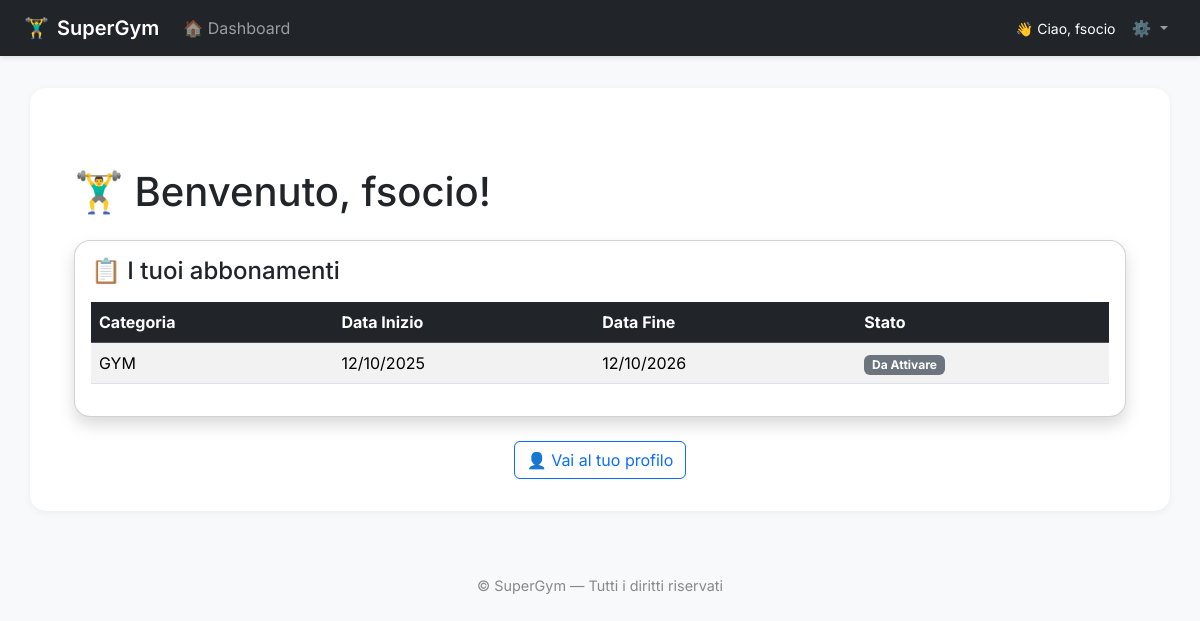
The app's page /dashboard/ (signed in), older data.
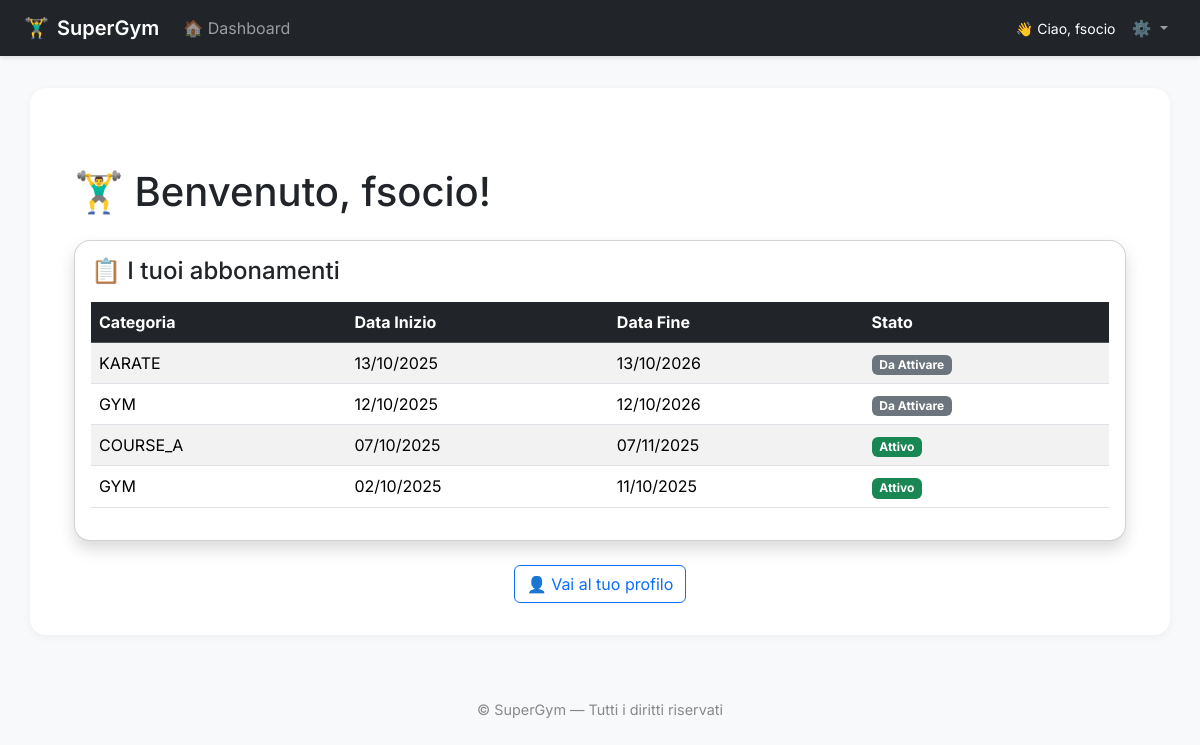
The same page, newer data.
### members/models.py (models this page shows, shortened)
class Subscription(models.Model):
    class SubscriptionType(models.TextChoices):
        MONTHLY = 'MONTHLY', _('Mensile')
        SEMESTRAL = 'SEMESTRAL', _('Semestrale')
        ANNUAL = 'ANNUAL', _('Annuale')
    class Category(models.TextChoices):
        GYM = 'GYM', _('Palestra')
        COURSE_A = 'COURSE_A', _('Corso A')
        KARATE = 'KARATE', _('Karate')
    member = models.ForeignKey(
        Member,
        on_delete=models.CASCADE,
        related_name="subscriptions",
        verbose_name=_("Socio")
    )
    subscription_type = models.CharField(
        max_length=20,
        choices=SubscriptionType.choices,
        verbose_name=_("Tipologia abbonamento")
    )
    category = models.CharField(
        max_length=20,
        choices=Category.choices,
        verbose_name=_("Categoria")
    )
    start_date = models.DateField(verbose_name=_("Data inizio"))
    end_date = models.DateField(verbose_name=_("Data fine"), null=True, blank=True)
    class Meta:
        verbose_name = _("Abbonamento")
        verbose_name_plural = _("Abbonamenti")
        ordering = ['-end_date']

### members/views.py (the view)
# urls.py: path('dashboard/', views.dashboard, name='dashboard'),
@login_required
def dashboard(request):
    user = request.user
    if user.is_staff or user.is_superuser:
        search_query = request.GET.get('q', '')
        members_qs = Member.objects.all()
        if search_query:
            members_qs = members_qs.filter(
                first_name__icontains=search_query
            ) | members_qs.filter(
                last_name__icontains=search_query
            ) | members_qs.filter(
                email__icontains=search_query
            )
        paginator = Paginator(members_qs.order_by('last_name', 'first_name'), 10)
        page_number = request.GET.get('page')
        members = paginator.get_page(page_number)
        total_members = Member.objects.count()
        active_members = Member.objects.filter(is_active=True).count()
        total_documents = MemberDocument.objects.count()
        today = timezone.now().date()
        expired_certificates = 0
        active_certificates = 0
        for member in Member.objects.all():
            latest_cert = member.documents.filter(document_type='MEDICAL_CERTIFICATE').order_by('-expiration_date').first()
            if latest_cert:
                if latest_cert.expiration_date and latest_cert.expiration_date < today:
                    expired_certificates += 1
                else:
                    active_certificates += 1
        from collections import defaultdict
        member_categories = defaultdict(dict)
        active_subscriptions = 0
        expired_subscriptions = 0
        for sub in Subscription.objects.select_related('member').all():
            member_id = sub.member.id
            category = sub.category
            if category not in member_categories[member_id] or sub.end_date > member_categories[member_id][category].end_date:
                member_categories[member_id][category] = sub
        for member_subs in member_categories.values():
            for sub in member_subs.values():
                if sub.start_date > today:
                    continue  # non ancora attivo
                elif sub.end_date < today:
                    expired_subscriptions += 1
                else:
                    active_subscriptions += 1
        total_subscriptions = Subscription.objects.count()
        context = {
            'members': members,
            'total_members': total_members,
            'active_members': active_members,
            'total_documents': total_documents,
            'expired_certificates': expired_certificates,
            'active_certificates': active_certificates,
            'total_subscriptions': total_subscriptions,
            'active_subscriptions': active_subscriptions,
            'expired_subscriptions': expired_subscriptions,
            'request': request,
        }
        return render(request, 'dashboard.html', context)
    else:
        subscriptions = Subscription.objects.filter(member=user).order_by("-start_date")
        latest_per_category = (
            subscriptions.values("category")
            .annotate(last_end=Max("end_date"))
            .order_by()
        )
        today = date.today()  # 👈 questa è la variabile che serve al template
        return render(request, "user_dashboard.html", {
            "member": user,
            "subscriptions": subscriptions,
            "today": today,
        })

### templates/user_dashboard.html (shortened to what this page needs)
{% extends "base.html" %}
{% block content %}
<div class="container mt-5">
    <h1 class="mb-4">🏋️‍♂️ Benvenuto, {{ member.first_name }}!</h1>
    <div class="card shadow mb-4">
        <div class="card-body">
            <h4 class="mb-3">📋 I tuoi abbonamenti</h4>
            {% if subscriptions %}
                <table class="table table-striped align-middle">
                    <thead class="table-dark">
                        <tr>
                            <th>Categoria</th>
                            <th>Data Inizio</th>
                            <th>Data Fine</th>
                            <th>Stato</th>
                        </tr>
                    </thead>
                    <tbody>
                        {% for sub in subscriptions %}
                        <tr>
                            <td>{{ sub.category }}</td>
                            <td>{{ sub.start_date|date:"d/m/Y" }}</td>
                            <td>{{ sub.end_date|date:"d/m/Y" }}</td>
                            <td>
                                {% if sub.end_date >= today and sub.start_date <= today %}
                                    <span class="badge bg-success">Attivo</span>
                                {% elif sub.end_date >= today and sub.start_date >= today %}
                                    <span class="badge bg-secondary">Da Attivare</span>
                                {% else %}
                                    <span class="badge bg-danger">Scaduto</span>
                                {% endif %}
                            </td>
                        </tr>
                        {% endfor %}
                    </tbody>
                </table>
            {% else %}
                <p>Nessun abbonamento registrato.</p>
            {% endif %}
        </div>
    </div>
    <div class="text-center">
        <a href="{% url 'members:profile' %}" class="btn btn-outline-primary">👤 Vai al tuo profilo</a>
    </div>
</div>
{% endblock %}

Row changes from the older to the newer data that the page shows:
added Subscription: category "KARATE", start_date "13/10/2025", end_date "13/10/2026", shows "Da Attivare"
added Subscription: category "COURSE_A", start_date "07/10/2025", end_date "07/11/2025", shows "Attivo"
added Subscription: category "GYM", start_date "02/10/2025", end_date "11/10/2025", shows "Attivo"
